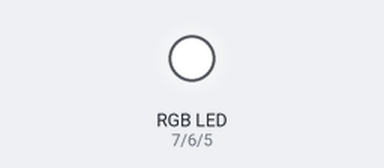
Bench run of a sketch on a simulated Arduino Uno, built with avr-gcc and run on an emulated ATmega328P. Parts: an RGB LED mixed from three pins (HIGH = lit).

Above: at 0.1 s.
Timing chart, 0 to 1.6 s (numbered marks = the images above):
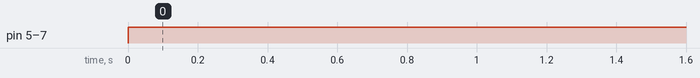

The sketch:

RGB_LED.ino
```cpp
int redPin=7;
int greenPin=6;
int bluePin=5;

void setup() {
  // put your setup code here, to run once:
pinMode(redPin, OUTPUT);
pinMode(greenPin, OUTPUT);
pinMode(bluePin, OUTPUT);
Serial.begin(9600);
}

void loop() {
  // put your main code here, to run repeatedly:

digitalWrite(redPin, 255);
digitalWrite(greenPin, 125);
digitalWrite(bluePin, 125);
}
```

Measured:
- by itself, pin 5 (bluePin), pin 6 (greenPin), pin 7 (redPin): LOW → HIGH at 0.00 s
